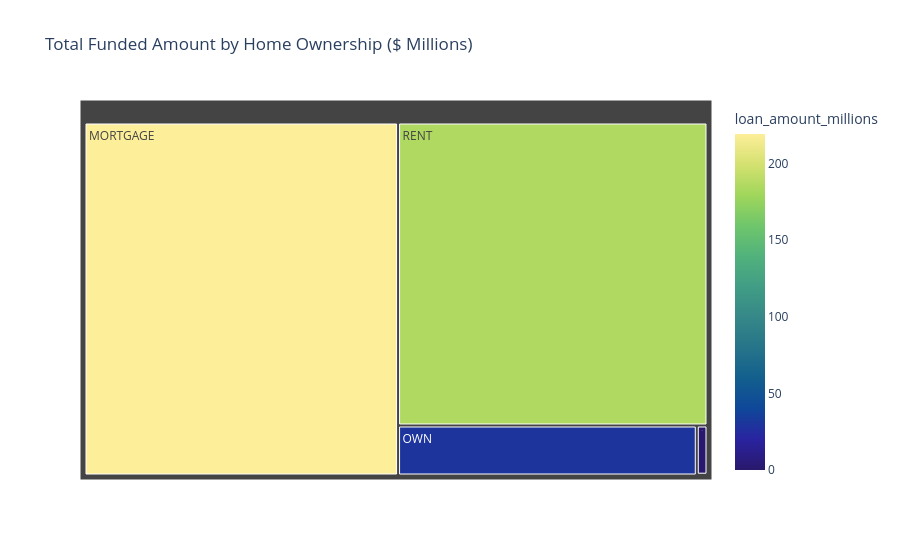

Notebook source saved alongside this figure:
### Markdown cell above
### Home Ownership by Total Funded Amount

### Code cell
home_funding = df.groupby('home_ownership')['loan_amount'].sum().reset_index()
home_funding['loan_amount_millions'] = home_funding['loan_amount'] / 1_000_000

fig = px.treemap(
    home_funding,
    path=['home_ownership'],
    values='loan_amount_millions',
    color='loan_amount_millions',
    color_continuous_scale='haline',
    title='Total Funded Amount by Home Ownership ($ Millions)'
)
fig.show()
# 'aggrnyl', 'agsunset', 'algae', 'amp', 'armyrose', 'balance','blackbody', 'bluered', 'blues', 'blugrn', 'bluyl', 'brbg',
#'brwnyl', 'bugn', 'bupu', 'burg', 'burgyl', 'cividis', 'curl','darkmint', 'deep', 'delta', 'dense', 'earth', 'edge', 'electric',
#'emrld', 'fall', 'geyser', 'gnbu', 'gray', 'greens', 'greys','haline', 'hot', 'hsv', 'ice', 'icefire', 'inferno', 'jet',
#'magenta', 'magma', 'matter', 'mint', 'mrybm', 'mygbm', 'oranges', 'orrd', 'oryel', 'oxy', 'peach', 'phase', 'picnic', 'pinkyl',
#'piyg', 'plasma', 'plotly3', 'portland', 'prgn', 'pubu', 'pubugn','puor', 'purd', 'purp', 'purples', 'purpor', 'rainbow', 'rdbu',
#'rdgy', 'rdpu', 'rdylbu', 'rdylgn', 'redor', 'reds', 'solar','spectral', 'speed', 'sunset', 'sunsetdark', 'teal', 'tealgrn',
#'tealrose', 'tempo', 'temps', 'thermal', 'tropic', 'turbid','turbo', 'twilight', 'viridis', 'ylgn', 'ylgnbu', 'ylorbr','ylorrd'].

### Figure 1 — Plotly figure (JSON) as saved in the notebook; plotly's stock layout.template omitted (floating-point values rounded to 4 significant figures)
{"data": [{"branchvalues": "total", "customdata": [[219.3], [0.0168], [1.045], [29.6], [185.8]], "domain": {"x": [0, 1], "y": [0, 1]}, "hovertemplate": "labels=%{label}<br>loan_amount_millions_sum=%{value}<br>parent=%{parent}<br>id=%{id}<br>loan_amount_millions=%{color}<extra></extra>", "ids": ["MORTGAGE", "NONE", "OTHER", "OWN", "RENT"], "labels": ["MORTGAGE", "NONE", "OTHER", "OWN", "RENT"], "marker": {"coloraxis": "coloraxis", "colors": [219.3, 0.0168, 1.045, 29.6, 185.8]}, "name": "", "parents": ["", "", "", "", ""], "type": "treemap", "values": [219.3, 0.0168, 1.045, 29.6, 185.8]}], "layout": {"coloraxis": {"autocolorscale": false, "colorbar": {"title": {"text": "loan_amount_millions"}}, "colorscale": [[0, "rgb(41, 24, 107)"], [0.09091, "rgb(42, 35, 160)"], [0.1818, "rgb(15, 71, 153)"], [0.2727, "rgb(18, 95, 142)"], [0.3636, "rgb(38, 116, 137)"], [0.4545, "rgb(53, 136, 136)"], [0.5455, "rgb(65, 157, 133)"], [0.6364, "rgb(81, 178, 124)"], [0.7273, "rgb(111, 198, 107)"], [0.8182, "rgb(160, 214, 91)"], [0.9091, "rgb(212, 225, 112)"], [1, "rgb(253, 238, 153)"]]}, "legend": {"tracegroupgap": 0}, "title": {"text": "Total Funded Amount by Home Ownership ($ Millions)"}}}
